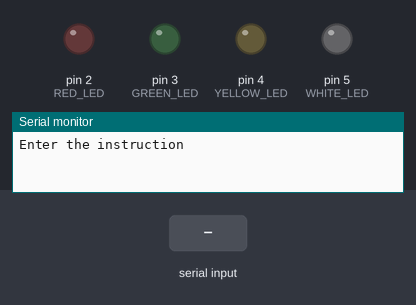
Simulated run of this sketch. Board: Arduino Uno, built with avr-gcc and run on an emulated ATmega328P. Shown: output pins drawn as LEDs (lit = HIGH), the last lines printed to the serial monitor. The test bench sets the inputs (shaded band).

Above: at 1.2 s.
1.3 s: "R\n" received over Serial
At 2.3 s:
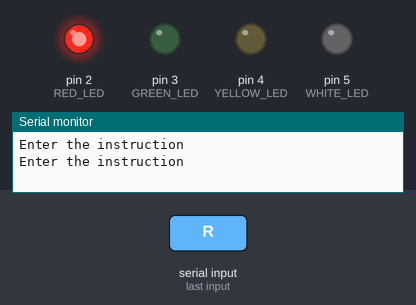
2.8 s: "r\n" received over Serial
At 3.5 s:
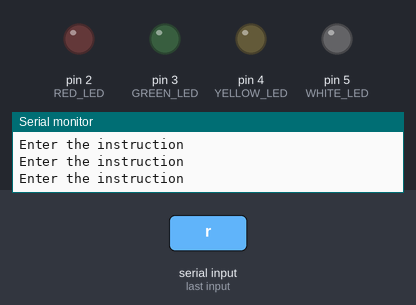
Timing chart, 0 to 5.8 s (numbered marks = the images above; inputs shaded):
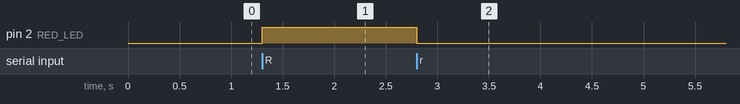

The sketch:

Assignment08.ino
```cpp
//Question 8:
// Write an Interactive program for switching the LEDs, ON and OFF. Connect four LEDs to the Arduino

// Author: BHANWARLAL PRAJAPAT
// Date : 24 June 2023

// HardWare :
// 1. Arduino UNO : 1
// 2. Arduino USB Connector : 1
// 3. BreadBoard : 1
// 4. Male to Male Connector : 5
// 5. LED : 4
// 6. Resistor : 4 (470 Ohm)

// INSTRUCTION:
// 1. Connect -ve Terminal of all LEDs to Resistors one by one
// 2. Connect other Terminal of Resistor to GND Line BreadBoard
// 3. Connect +ve terminal of RED_LED to PIN 2 using Jumper Wire (red Prefered)
// 4. Connect +ve terminal of GREEN_LED to PIN 3 using Jumper Wire (green Prefered)
// 5. Connect +ve terminal of YELLOW_LED to PIN 4 using Jumper Wire (yellow Prefered)
// 6. Connect +ve terminal of BLUE_LED to PIN 5 using Jumper Wire (blue Prefered)
// 7. Connect GND LINE of BreadBoard to GND PIN of Arduino Board Using Jumping Wire.
//Run the Code to get Desired Output

#define RED_LED    2
#define GREEN_LED  3
#define YELLOW_LED 4
#define WHITE_LED  5
String instruction;

void setup() {
 Serial.begin(9600);
 Serial.setTimeout(5000);
 pinMode(RED_LED    , OUTPUT);
 pinMode(GREEN_LED  , OUTPUT);
 pinMode(YELLOW_LED , OUTPUT);
 pinMode(WHITE_LED  , OUTPUT);
}
void loop() {
  Serial.println("Enter the instruction");

  instruction = Serial.readStringUntil('\n');
  instruction.trim();

  if(instruction[0] == 'R')
    digitalWrite(RED_LED, HIGH);
  else if(instruction[0]=='r')
    digitalWrite(RED_LED, LOW);

  if(instruction[1] == 'G')
    digitalWrite(GREEN_LED, HIGH);
  else if(instruction[1]=='g')
    digitalWrite(GREEN_LED, LOW);

  if(instruction[2] == 'Y')
    digitalWrite(YELLOW_LED, HIGH);
  else if(instruction[2]=='y')
    digitalWrite(YELLOW_LED, LOW);

  if(instruction[3] == 'W')
    digitalWrite(WHITE_LED, HIGH);
  else if(instruction[3]=='w')
    digitalWrite(WHITE_LED,LOW);

}
```

Measured:
- after the input at 1.3 s, pin 2 (RED_LED): LOW → HIGH at once
- after the input at 2.8 s, pin 2 (RED_LED): HIGH → LOW at once
